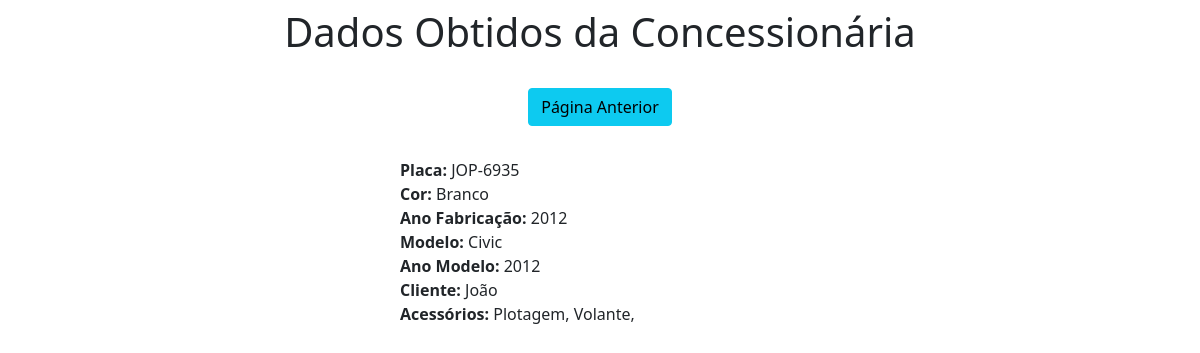
/view/JOP-6935/, run on the app's committed database.
### bd/models.py (models this page shows)
class Carro(models.Model):
    placa = models.CharField(primary_key=True, max_length=8)
    cor = models.CharField(max_length=45)
    ano_fabricacao = models.IntegerField()
    modelo = models.CharField(max_length=20)
    ano_modelo = models.IntegerField()
    cliente = models.ForeignKey('Cliente', on_delete=models.CASCADE)
    acessorios = models.ManyToManyField(Acessorio)

class Cliente(models.Model):
    rg = models.CharField(primary_key=True, max_length=15)
    endereco = models.CharField(max_length=100)
    data_nascimento = models.DateField()
    estado_civil = models.CharField(max_length=20)
    idade = models.IntegerField()
    sexo = models.CharField(max_length=45)
    nome_completo = models.CharField(max_length=65)
    cep = models.CharField(max_length=15)
    def __str__(self):
        return self.nome_completo

class Acessorio(models.Model):
    codigo_acessorio = models.IntegerField(primary_key=True)
    nome_acessorio = models.CharField(max_length=300)
    def __str__(self):
        return self.nome_acessorio

### bd/views.py (the view)
# urls.py: path('view/<str:pk>/', view, name='view'),
def view(request, pk):
    data = {}
    data['carro'] = Carro.objects.get(pk=pk)
    return render(request, 'view.html', data)

### bd/templates/view.html (shortened to what this page needs)
<!DOCTYPE html>
<html lang="pt-br">
<head>
    <link rel="stylesheet" href="https://cdn.jsdelivr.net/npm/bootstrap@5.1.3/dist/css/bootstrap.min.css" rel="stylesheet">
</head>
<body>
    <div class = "col-8 m-auto pt-2 pb-2 text-center">
        <h1>Dados Obtidos da Concessionária</h1>
    </div>
    <div class = "col-8 m-auto pt-3 pb-2 text-center">
        <a href = "/" class = "btn btn-info">Página Anterior</a>
    </div>
    <div class = "col-4 m-auto pt-4 pb-3 text-left">
        <strong>Placa: </strong>{{carro.placa}}<br>
        <strong>Cor: </strong>{{carro.cor}}<br>
        <strong>Ano Fabricação: </strong>{{carro.ano_fabricacao}}<br>
        <strong>Modelo: </strong>{{carro.modelo}}<br>
        <strong>Ano Modelo: </strong>{{carro.ano_modelo}}<br>
        <strong>Cliente: </strong>{{carro.cliente}}<br>
        <strong>Acessórios: </strong>
        {% for dbs in carro.acessorios.all %}
            {{dbs}},
        {% endfor %}<br>
    </div>
</body>
</html>

### data on the page
Carro: placa "JOP-6935", cor "Branco", ano_fabricacao "2012", modelo "Civic", ano_modelo "2012", cliente "João"
Acessorio: nome_acessorio "Plotagem"
Acessorio: nome_acessorio "Volante"
